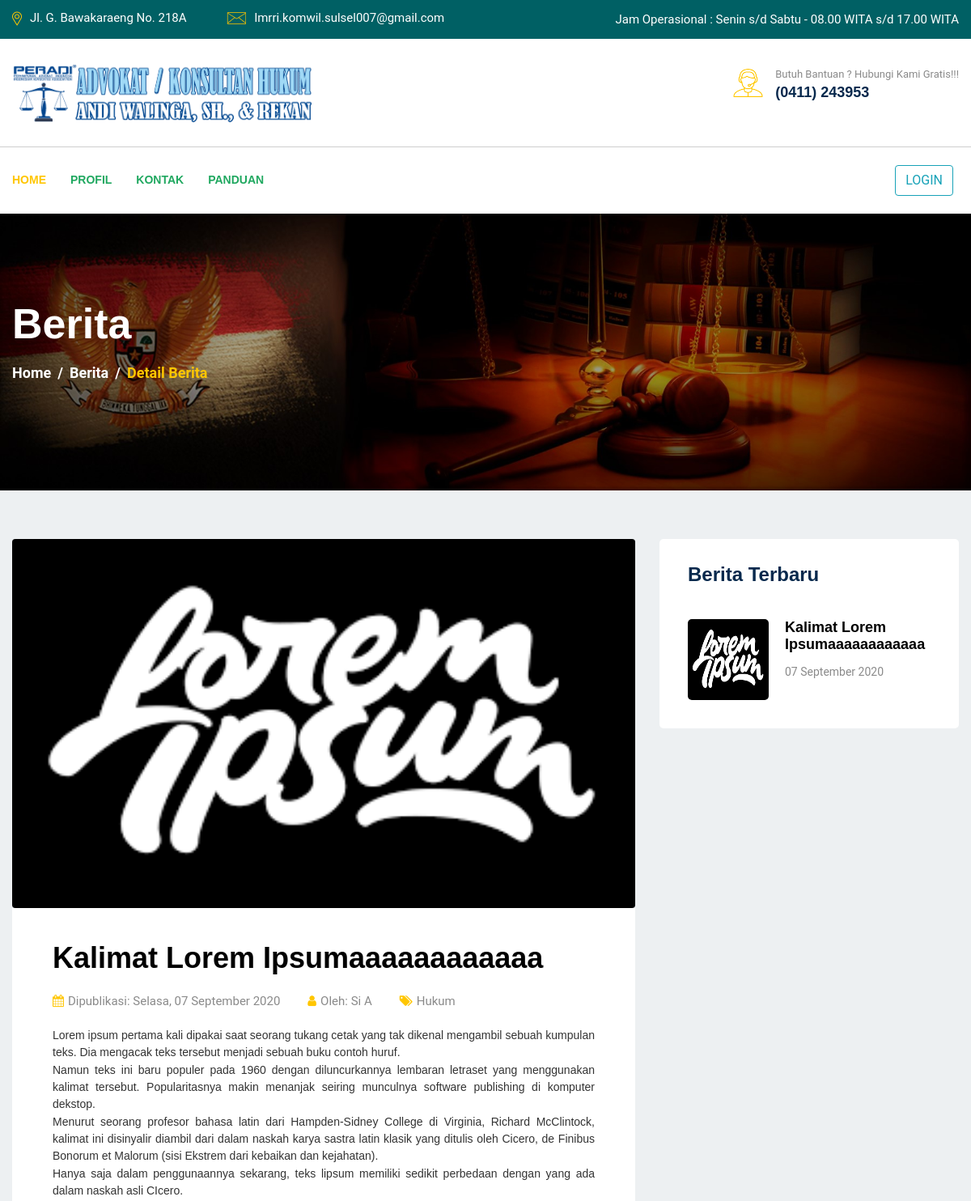
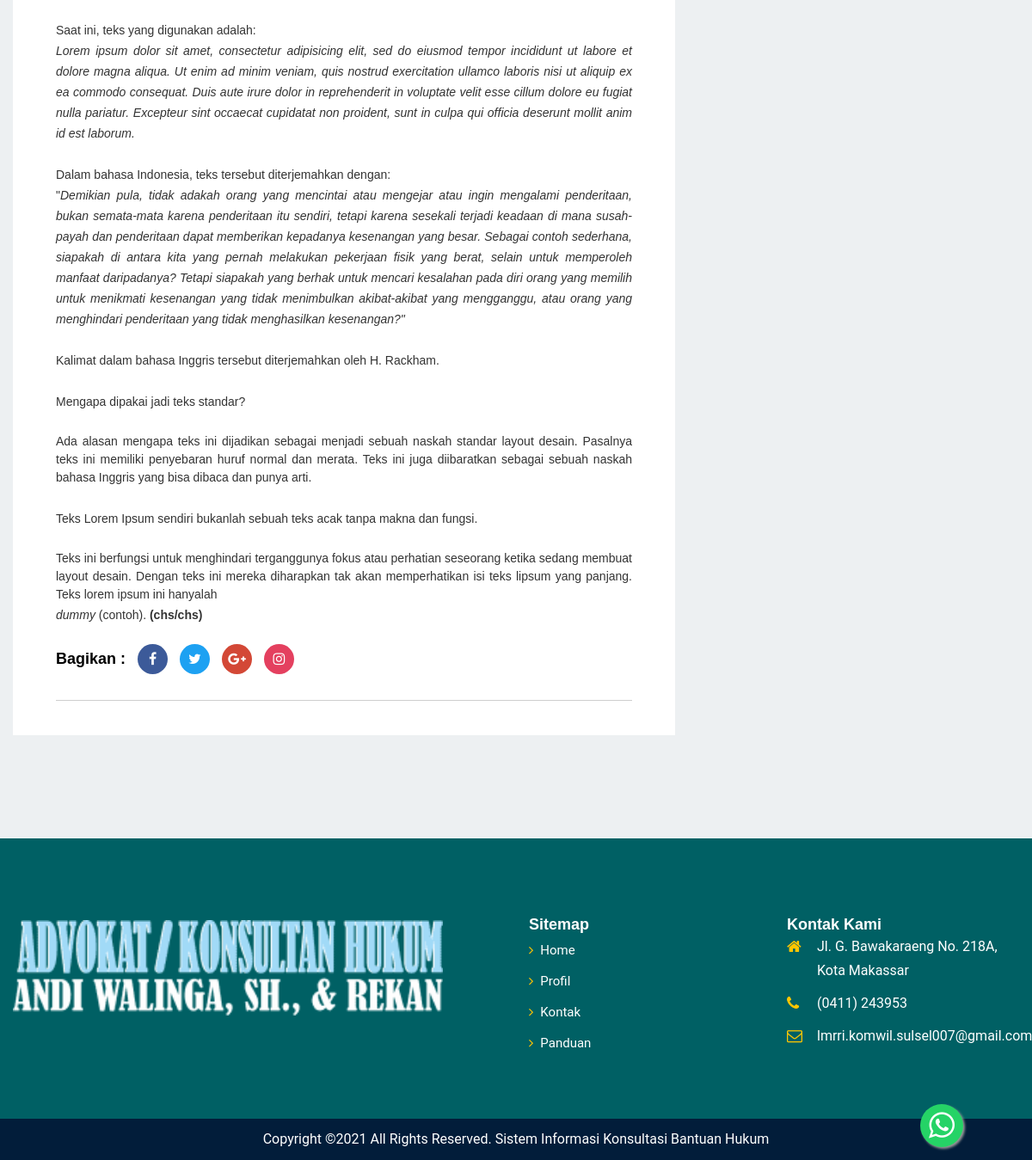
The app's page /detailberita.php with its own data (2 pictures, top to bottom).
### tables this page shows
CREATE TABLE `berita` (
  `id_berita` int(11) NOT NULL,
  `permalink` text NOT NULL,
  `judul_berita` varchar(100) NOT NULL,
  `kategori_berita` enum('Hukum','Politik','Teknologi','Umum') NOT NULL,
  `penulis_berita` varchar(40) NOT NULL,
  `isi_berita` text NOT NULL,
  `hari_berita` enum('Senin','Selasa','Rabu','Kamis','Jum''at','Sabtu','Minggu') DEFAULT NULL,
  `tanggal_berita` date DEFAULT NULL,
  `foto_berita` varchar(100) DEFAULT NULL,
  `status_berita` enum('Publish','Unpublish') NOT NULL
);

### includes/formattanggal.php (called while the page is built)
<?php
function tglindo($date){
	$BulanIndo = array("Januari", "Februari", "Maret", "April", "Mei", "Juni", "Juli", "Agustus", "September", "Oktober", "November", "Desember");
	$tahun = substr($date, 0, 4);
	$bulan = substr($date, 5, 2);
	$tgl   = substr($date, 8, 2);
	$result = $tgl . " " . $BulanIndo[(int)$bulan-1] . " ". $tahun;
	return($result);
}
?>

### detailberita.php (the view, shortened to what this page needs)
<?php
require_once 'includes/connection.php';
$query = "SELECT * FROM berita";
$hasil = mysqli_query($db, $query);
$databerita = array();
while ($row = mysqli_fetch_assoc($hasil)) {
    $databerita[] = $row;
}
require_once 'includes/head.php';
require_once 'includes/header.php';
require_once 'includes/formattanggal.php';
?>
<section id="page-banner" class="pt-105 pb-130 bg_cover" style="background-image: url(assets/images/banner.png)">
    <div class="container">
        <div class="row">
            <div class="col-lg-12">
                <div class="page-banner-cont">
                    <h2>Berita</h2>
                    <nav aria-label="breadcrumb">
                        <ol class="breadcrumb">
                            <li class="breadcrumb-item"><a href="index?">Home</a></li>
                            <li class="breadcrumb-item"><a href="berita?">Berita</a></li>
                            <li class="breadcrumb-item active" aria-current="page">Detail Berita</li>
                        </ol>
                    </nav>
                </div>
            </div>
        </div>
    </div>
</section>
    <section id="blog-singel" class="pt-30 pb-120 gray-bg">
        <div class="container">
           <div class="row">
            <?php foreach ($databerita as $berita) : ?>
              <div class="col-lg-8">
                  <div class="blog-details mt-30">
                      <div class="thum">
                           <img src="admin/img_berita/<?php echo $berita['foto_berita']; ?>" class="img-fluid rounded" alt="" width="100%">
                      </div>
                      <div class="cont">
                           <h3><?php echo $berita['judul_berita'] ?></h3>
                          <ul>
                               <li><a href="#"><i class="fa fa-calendar"></i>Dipublikasi: <?php echo $berita['hari_berita'] ?>, <?php echo tglindo($berita['tanggal_berita']) ?></a></li>
                               <li><a href="#"><i class="fa fa-user"></i>Oleh: <?php echo $berita['penulis_berita'] ?></a></li>
                               <li><a href="#"><i class="fa fa-tags"></i><?php echo $berita['kategori_berita'] ?></a></li>
                           </ul>
                           <p align="justify"><?php echo $berita['isi_berita'] ?></p>
                           <ul class="share">
                               <li class="title">Bagikan :</li>
                               <li><a href="#"><i class="fa fa-facebook-f"></i></a></li>
                               <li><a href="#"><i class="fa fa-twitter"></i></a></li>
                               <li><a href="#"><i class="fa fa-google-plus"></i></a></li>
                               <li><a href="#"><i class="fa fa-instagram"></i></a></li>
                           </ul>
                      </div>
                  </div>
              </div>
               <div class="col-lg-4">
                   <div class="saidbar">
                       <div class="row">
                           <div class="col-lg-12 col-md-6">
                               <div class="saidbar-post mt-30">
                                   <h4>Berita Terbaru</h4>
                                   <ul>
                                       <li>
                                            <a href="#">
                                                <div class="singel-post">
                                                   <div class="thum">
                                                       <img src="admin/img_berita/<?php echo $berita['foto_berita']; ?>" width="100px" height="100px">
                                                   </div>
                                                   <div class="cont">
                                                       <h6><?php echo $berita['judul_berita'] ?></h6>
                                                       <span><?php echo tglindo($berita['tanggal_berita']) ?></span>
                                                   </div>
                                               </div>
                                            </a>
                                       </li>
                                   </ul>
                               </div>
                           </div>
                       </div>
                   </div>
               </div>
           <?php  endforeach ?>
           </div>
        </div>
    </section>
<?php
require_once 'includes/footer.php';
require_once 'includes/lampiran.php';
?>

### records on screen
berita: foto_berita (picture), judul_berita "Kalimat Lorem Ipsumaaaaaaaaaaaa", hari_berita "Selasa", tanggal_berita "07 September 2020", penulis_berita "Si A", kategori_berita "Hukum", isi_berita "Lorem ipsum pertama kali dipakai saat seorang tukang cetak yang tak dikenal mengambil sebuah kumpulan teks. Dia mengacak teks tersebut menjadi sebuah buku contoh huruf. Namun teks ini baru populer pada 1960 dengan diluncurkannya lembaran letraset yang menggunakan kalimat tersebut. Popularitasnya makin menanjak seiring munculnya software publishing di komputer dekstop. Menurut seorang profesor bahasa latin dari Hampden-Sidney College di Virginia, Richard McClintock, kalimat ini disinyalir diambil dari dalam naskah karya sastra latin klasik yang ditulis oleh Cicero, de Finibus Bonorum et Malorum (sisi Ekstrem dari kebaikan dan kejahatan). Hanya saja dalam penggunaannya sekarang, teks lipsum…"
